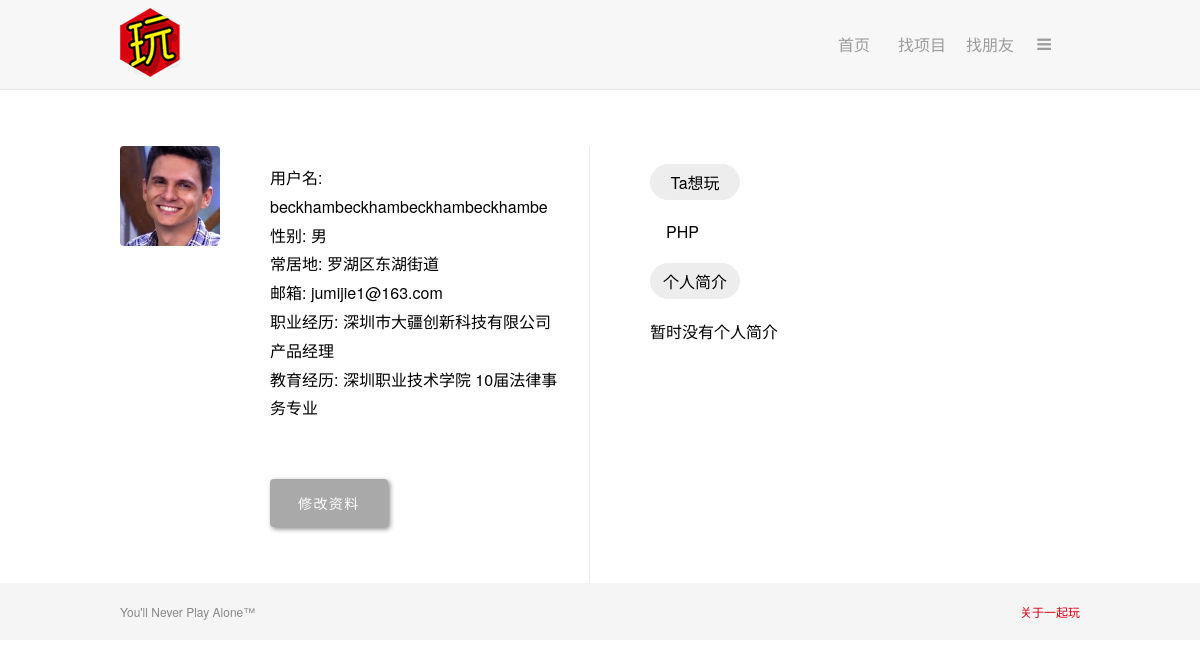
/yiqiwan/viewprofile.php (signed in), run on the app's committed database.
### tables this page shows
CREATE TABLE `match_user` (
`user_id` int(11) NOT NULL,
  `username` varchar(30) DEFAULT NULL,
  `password` varchar(200) DEFAULT NULL,
  `join_date` datetime DEFAULT NULL,
  `real_name` varchar(32) DEFAULT NULL,
  `gender` varchar(1) DEFAULT NULL,
  `picture` varchar(200) DEFAULT NULL,
  `area` varchar(32) DEFAULT NULL,
  `street` varchar(32) DEFAULT NULL,
  `email` varchar(255) DEFAULT NULL,
  `resume` varchar(10000) DEFAULT NULL,
  `job` varchar(500) DEFAULT NULL,
  `education` varchar(500) DEFAULT NULL
);

CREATE TABLE `match_topic` (
`topic_id` int(11) NOT NULL,
  `name` varchar(48) DEFAULT NULL
);

### yiqiwan/viewprofile.php (the view, shortened to what this page needs)
<?php
  require_once('header.php');
  if (!isset($_GET['user_id'])) {
    $query = "SELECT user_id, username, gender, area, street, email, picture, resume, job, education FROM match_user WHERE user_id = '" . $_SESSION['user_id'] . "'";
  }
  else {
    $query = "SELECT user_id, username, gender, area, street, email, picture, resume, job, education FROM match_user WHERE user_id = '" . $_GET['user_id'] . "'";
  }
  $data = mysqli_query($dbc, $query);
  if (mysqli_num_rows($data) == 1) {
    $row = mysqli_fetch_array($data);
    $query2 = "SELECT mt.name AS topic_name " .
    "FROM match_response AS mr " .
    "INNER JOIN match_topic AS mt USING (topic_id) " .
    "WHERE response != 'NULL' && user_id = '" . $row['user_id'] . "'";
    $data2 = mysqli_query($dbc, $query2);
    $row2 = mysqli_fetch_array($data2);
    echo '<div class="allprofile">';
    if (!empty($row['picture'])) {
      echo '<img src="' . MM_UPLOADPATH . $row['picture'] .
        '" alt="Profile Picture" />';
    }
    else {
      echo '<img src="images/nopic.png" alt="Profile Picture" />';
    }
    echo '<div class="viewprofile">';
    if (!empty($row['username'])) {
      echo '<span>用户名: ' . $row['username'] . '</span><br/>';
    }
    if (!empty($row['gender'])) {
      echo '<span>性别: ';
      if ($row['gender'] == 'M') {
        echo '男';
      }
      echo '</span><br/>';
    }
    if (!empty($row['area']) && !empty($row['street'])) {
      echo '<span>常居地: ' . $row['area'] . $row['street'] . '</span><br/>';
    }
    if (!empty($row['email'])) {
      echo '<span>邮箱: ' . $row['email'] . '</span><br/>';
    }
    if (!empty($row['job'])) {
      echo '<span>职业经历: ' . $row['job'] . '<span><br/>';
    }
    if (!empty($row['education'])) {
      echo '<span>教育经历: ' . $row['education'] . '<span><br/>';
    }
    if (!isset($_GET['user_id']) || ($_SESSION['user_id'] == $_GET['user_id'])) {
      echo '<div><a href="editprofile.php"><button>修改资料</button></a></div>';
    }
    echo '</div><div class="resume">';
    if (!empty($row2['topic_name'])) {
      echo '<div class="resume-detail">Ta想玩</div><span style="margin-left: 16px;">' . $row2['topic_name'] . '</span>';
    }
    else {
      echo '<div class="resume-detail">Ta想玩</div><span>还没有选择想玩的项目</span>';
    }
    if (!empty($row['resume'])) {
      echo '<div class="resume-detail">个人简介</div><span style="font-size:13px;">' . preg_replace_callback('#(?<!href\=[\'"])(https?|ftp|file)://[-A-Za-z0-9+&@\#/%()?=~_|$!:,.;]*[-A-Za-z0-9+&@\#/%()=~_|$]#', 'put_url_in_a', nl2br($row['resume'])) . '</span>';
    }
    else {
      echo '<div class="resume-detail">个人简介</div><span>暂时没有个人简介</span>';
    }
    echo '</div></div>';
  }
  else {
    echo '<p class="error">访问您的资料出错.</p>';
  }
?>
<?php
  require_once('footer.php');
?>

### yiqiwan/style.css (style rules this page uses)
body { margin: 0; padding: 0; font-family: 'hiragino sans gb', 'helvetica neue', 'microsoft yahei', tahoma, arial, sans-serif; }
*, *:before, *:after { -webkit-box-sizing: border-box; -moz-box-sizing: border-box; box-sizing: border-box; }
img[alt="Profile Picture"] { border-radius: 4px; float: left; }
a:link { color: #369; text-decoration: none; }
.allprofile { width: 960px; margin: 56px auto 100px; }
.viewprofile { width: 320px; margin-left: 50px; padding-right: 30px; padding-top: 18px; line-height: 1.8em; border-right: 1px solid #ededed; word-wrap: break-word; float: left; }
.viewprofile button { background: #a9a9a9; border-radius: 4px; color: #fff; padding: 1em 2em; margin-top: 4em; margin-bottom: 4em; letter-spacing: .1em; font-size: 14px; font-weight: 100; cursor: pointer; border: 0; box-shadow: 2px 2px 5px #888888; margin-left:0; }
.resume { float: left; width: 490px; margin: 0 0 150px 0; padding: 18px 0 0 60px; }
.resume-detail { width: 90px; text-align: center; padding: 5px 0; border: 1px solid #ededed; border-radius: 20px; margin-bottom: 20px; background-color: #ededed; }
.resume div:nth-child(3) { margin-top: 20px; }

### data on the page
match_user: picture (picture), username "beckhambeckhambeckhambeckhambe", area "罗湖区", street "东湖街道", email "jumijie1@163.com", job "深圳市大疆创新科技有限公司 产品经理", education "深圳职业技术学院 10届法律事务专业"
match_topic: name "PHP"
